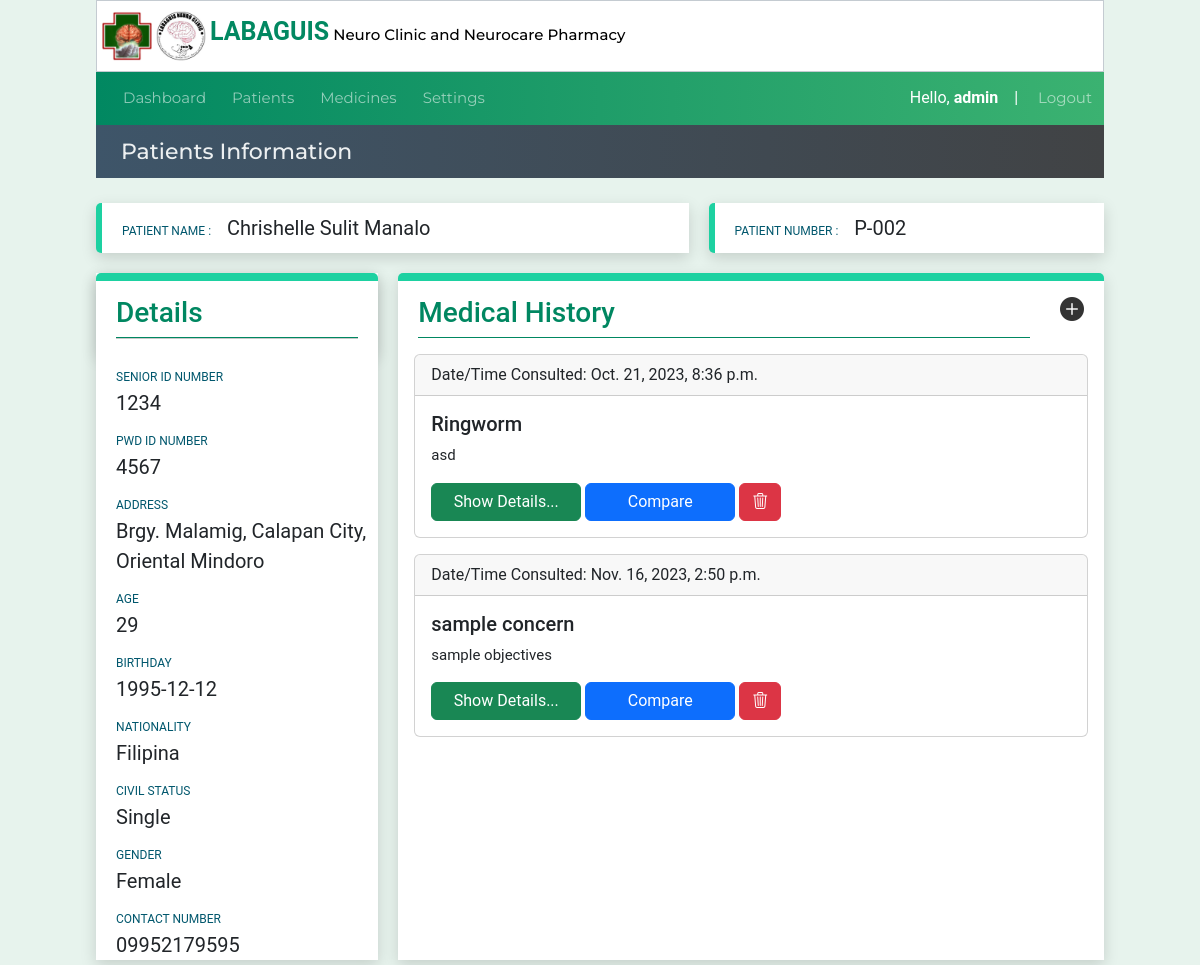
The page /patientinfo/27 (signed in) on the database its author committed.
### website/models.py (models this page shows, shortened)
class Patient(models.Model):
    created_at = models.DateTimeField(auto_now_add=True)
    patient_code=models.CharField(max_length=50)
    first_name = models.CharField(max_length=50)
    middle_name = models.CharField(max_length=50)
    last_name = models.CharField(max_length=50)
    age = models.CharField(max_length=50)
    bday = models.CharField(max_length=50,default='')
    civil_status = models.CharField(max_length=50,default='')
    gender = models.CharField(max_length=50)
    address = models.CharField(max_length=100)
    contact_number = models.CharField(max_length=50)
    srID = models.CharField(max_length=50,null=True, blank=True)
    pwdID = models.CharField(max_length=50,null=True, blank=True)
    nationality = models.CharField(max_length=50,null=True, blank=True)

class Patienthistory(models.Model):
    created_at = models.DateTimeField(auto_now_add=True,null=True, blank=True)
    consultCounter = models.CharField(max_length=50)
    patient_code=models.CharField(max_length=50)
    diagnosis = models.TextField(default="*under observation",max_length=500,null=True, blank=True)
    remarks = models.TextField(default="*under observation",max_length=500,null=True, blank=True)
    objectives = models.TextField(default="*under observation",max_length=500,null=True, blank=True)
    plans_recommendations = models.TextField(default="*under observation",max_length=500,null=True, blank=True)
    bp = models.CharField(max_length=50,null=True, blank=True)
    weight = models.CharField(max_length=50,null=True, blank=True)
    height = models.CharField(max_length=50,null=True, blank=True)
    bodytemp = models.CharField(max_length=50,null=True, blank=True)

### website/views.py (the view, shortened to what this page needs)
# urls.py: path('patientinfo/<int:pk>', views.patientinfo, name='patientinfo'),
@login_required(login_url="loginuser")
def patientinfo(request,pk,selectedmed=''):
    date_joined = datetime.now()
    formatted_datetime = formats.date_format(date_joined, "SHORT_DATETIME_FORMAT")
    context = patientinfoData(pk)
    context['medicinedata'] =Medicinelist.objects.all()
    pCode=patientinfoData(pk)['patient_record'].patient_code
    return render(request, 'patientinfo.html',context)

### website/templatetags/custom_tags.py (called while the page is built)
@register.simple_tag
def Medhistory(pcode):
    Phistory = Patienthistory.objects.filter(patient_code=pcode)
    return Phistory

### website/views.py (called while the page is built)
def patientinfoData(pk):
    medicines_list = Medicinelist.objects.all()
    patient_record = Patient.objects.get(id=pk)
    medicationrecord = Prescription.objects.filter(patient_code=patient_record.patient_code)
    context = { 'medicationrecord': medicationrecord,
               'patient_record':patient_record,
               'medicines_list':medicines_list,
               'pCode':patient_record.patient_code,
               'pID':pk,
               }
    return context

### website/templates/patientinfo.html (shortened to what this page needs)
{% extends 'index.html' %}
{% load custom_tags %}
{% block pagetitle %}Patients Information{% endblock pagetitle %}
{% block content %}
<div class="info-row1">
  <div class="col1-info">
    <label class="lbl-pname">PATIENT NAME : &nbsp &nbsp </label>
    <label class="value-pname">{{patient_record.first_name}} {{patient_record.middle_name}}
      {{patient_record.last_name }}
    </label>
  </div>
  <div class="col2-info">
    <label class="lbl-pname">PATIENT NUMBER : &nbsp &nbsp</label>
    <label class="value-pname">{{patient_record.patient_code}} </label>
  </div>
</div>
<div class="info-row2">
  <div class="detials-container">
    <div class="pdetails-head">
      <div class="lbl-details">
        <h3>Details</h3>
      </div>
      <hr>
    </div>
    <div class="pdetails-body">
      <label class="lbl-pname">SENIOR ID NUMBER</label><br />
      <label class="value-pname">{{patient_record.srID}} </label>
    </div>
    <div class="pdetails-body">
      <label class="lbl-pname">PWD ID NUMBER</label><br />
      <label class="value-pname">{{patient_record.pwdID}} </label>
    </div>
    <div class="pdetails-body">
      <label class="lbl-pname">ADDRESS</label><br />
      <label class="value-pname">{{patient_record.address}} </label>
    </div>
    <div class="pdetails-body">
      <label class="lbl-pname">AGE</label><br />
      <label class="value-pname">{{patient_record.age}} </label>
    </div>
    <div class="pdetails-body">
      <label class="lbl-pname">BIRTHDAY</label><br />
      <label class="value-pname">{{patient_record.bday}} </label>
    </div>
    <div class="pdetails-body">
      <label class="lbl-pname">NATIONALITY</label><br />
      <label class="value-pname">{{patient_record.nationality}} </label>
    </div>
    <div class="pdetails-body">
      <label class="lbl-pname">CIVIL STATUS</label><br />
      <label class="value-pname">{{patient_record.civil_status}} </label>
    </div>
    <div class="pdetails-body">
      <label class="lbl-pname">GENDER</label><br />
      <label class="value-pname">{{patient_record.gender}} </label>
    </div>
    <div class="pdetails-body">
      <label class="lbl-pname">CONTACT NUMBER</label><br />
      <label class="value-pname">{{patient_record.contact_number}} </label>
    </div>
  </div>
  <div class="details-history">
    <div class="phistory-head">
      {% block title %}
      <div class="lbl-details">
        <h3>Medical History </h3>
      </div>
      <div class="add-medication"><a href="{% url "medicalhistorytb" patient_record.id%}">
          <h4><i class="bi bi-plus-circle-fill"></i></h4>
        </a></div>
      {% endblock title %}
    </div>
    {% block content1 %}
    {% Medhistory patient_record.patient_code as records %}
    {% for record in records %}
    <div class="card m-3">
      <div class="card-header">
        Date/Time Consulted:  {{record.created_at}}
      </div>
      <div class="card-body">
        <h5 class="card-title">{{record.remarks}}</h5>
        <p class="card-text">{{record.objectives}}</p>
        <a href="{% url "patientmedinfo_geninfo" patient_record.id record.id%}" class="btn btn-success" style="width:150px">Show Details...</a>
        <a href="{% url "comparepage" patient_record.id record.id%}" target="_blank" class="btn btn-primary" style="width:150px">Compare</a>
        <a href="{% url "deletemedicalhistory" patient_record.id record.id%}" class="btn btn-danger" ><i class="bi bi-trash3"></i></a>
      </div>
    </div>
    {% endfor %}
{% endblock content1 %}
</div>
</div>
{% endblock content %}

### website/templates/navbar.html (shortened to what this page needs)
<div class="header-main5" style="z-index: 2;">
    <nav class="navbar navbar-dark navbar-expand-md ">
        <div class="container-fluid" >
          <div class="collapse navbar-collapse" id="navbarNav">
            <ul class="navbar-nav">
              <li class="nav-item ">
                <a class="nav-link " aria-current="page" href="{% url "dashboard" %}">Dashboard</a>
              </li>
              <li class="nav-item">
                <a class="nav-link " href="{% url "patienttable" %}">Patients</a>
              </li>
              <li class="nav-item">
                <a class="nav-link" href="{% url "medications" %}">Medicines</a>
              </li>
              <li class="nav-item">
                <a class="nav-link" href="{% url "medicationsettings" %}">Settings</a>
              </li>
            </ul>
          </div>
          Hello,&nbsp <b>{{request.user}}</b> &nbsp &nbsp | &nbsp
        </div>
        <a class="nav-item nav-link navbar-nav" style="margin-right:10px;" href="{% url "logoutuser" %}">Logout</a>
      </nav>
</div>

### website/static/style.css (style rules this page uses)
* { box-sizing:border-box; margin: 0; padding: 0; font-family: 'Roboto', sans-serif; }
body { background-color: #e7f3ed; }
header li,a,strong, button { font-family: 'Montserrat', sans-serif; font-weight: 500; font-size: 13px; color: #edf0f1; text-decoration: none; padding: 0px 0px; margin: 0px 0px; }
.nav-link { font-size: 15px; }
.left-menu lu,li { font-size: 5px; text-decoration: none; color: black; padding: 5px; list-style: none; margin: 0; }
.info-row1 { display: inline-flex; width: 100%; }
.info-row2 { display: inline-flex; width: 100%; }
.lbl-pname { font-size:12px; color: #01576d; }
.value-pname { font-size: 20px; font-style: bold; }
.col1-info { margin: 20px 0; margin-right: 20px; padding: 10px 20px; background-color:white; width:60%; border-left: 6px solid #1dd1a1; border-radius: 5px 0 0 5px; box-shadow: 0 5px 15px 0 #00000026; }
.col2-info { margin: 20px 0; padding: 10px 20px; background-color:white; width:40%; border-left: 6px solid #1dd1a1; border-radius: 5px 0 0 5px; box-shadow: 0 5px 15px 0 #00000026; }
.pdetails-head { width: 100%; padding: 15px 20px; border-top: 8px solid #1dd1a1; border-radius: 5px 5px 0 0; box-shadow: 0 5px 15px 0 #00000026; }
.pdetails-body { padding-left:20px; padding-top: 10px; background-color: white; width: 100%; }
.lbl-details { color: rgb(0,135,97); border-bottom: 1px solid rgb(0,135,97); width: 100%; }
.detials-container { margin-right: 20px; display: block; width: 40%; box-shadow: 0 5px 15px 0 #00000026; background-color:white; }
hr { margin: 0; padding: 0; }
.details-history { background-color:white; width: 100%; border-top: 8px solid #1dd1a1; border-radius: 5px 5px 0 0; box-shadow: 0 5px 15px 0 #00000026; }
.phistory-head { display: inline-flex; width: 100%; padding: 15px 20px 0 20px; border-radius: 5px 5px 0 0; justify-content:space-between; }
.add-medication { margin-left: 30px; }
.add-medication a { color:rgb(0, 0, 0,0.8); }
.header-main5 { height: 100%; margin: 0px 8%; background-color: #80c3e3; background: rgb(1,136,97); background: linear-gradient(90deg, rgba(1,136,97,1) 0%, rgba(31,157,105,1) 50%, rgba(59,178,113,1) 100%); color: white; }
.navbar { padding: 2px; }
.reg-rows label,span,p,ul,li { font-size: 15px; }

### rows shown on the page
Patient: first_name "Chrishelle", middle_name "Sulit", last_name "Manalo", patient_code "P-002", srID "1234", pwdID "4567", address "Brgy. Malamig, Calapan City, Oriental Mindoro", age "29", bday "1995-12-12", nationality "Filipina", civil_status "Single", gender "Female", contact_number "09952179595"
Patienthistory: created_at "Oct. 21, 2023, 8:36 p.m.", remarks "Ringworm", objectives "asd"
Patienthistory: created_at "Nov. 16, 2023, 2:50 p.m.", remarks "sample concern", objectives "sample objectives"

### other values the page prints
{{ request.user }} "admin"
